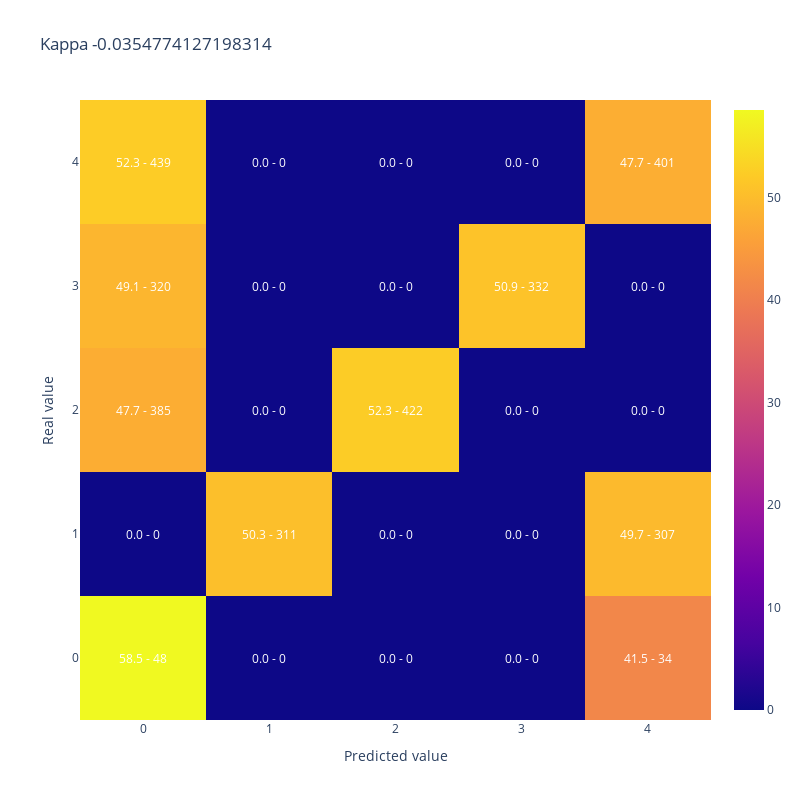

The notebook cell this image was saved under:
### Code cell
#A modo de ejemplo muestro kappa y matriz de confusion para 50% de aciertos donde los errores quedan lejos de la clase correcta
y_simulado_lejos = [y_test.iloc[sample] if random_list[sample]<50/100 else y_lejos[sample] for sample in range(len(y_test))]

display(plot_confusion_matrix(y_test,y_simulado_lejos, 
                              title = "Kappa " + str(cohen_kappa_score(y_test,y_simulado_lejos, weights = 'quadratic'))))

### Figure 1 — Plotly figure (JSON) as saved in the notebook; plotly's stock layout.template omitted (floating-point values rounded to 4 significant figures)
{"data": [{"type": "heatmap", "x": [0, 1, 2, 3, 4], "y": [0, 1, 2, 3, 4], "z": [[58.54, 0, 0, 0, 41.46], [0, 50.32, 0, 0, 49.68], [47.71, 0, 52.29, 0, 0], [49.08, 0, 0, 50.92, 0], [52.26, 0, 0, 0, 47.74]]}], "layout": {"annotations": [{"font": {"color": "white"}, "showarrow": false, "text": "58.5 - 48", "x": 0, "xref": "x", "y": 0, "yref": "y"}, {"font": {"color": "white"}, "showarrow": false, "text": "0.0 - 0", "x": 1, "xref": "x", "y": 0, "yref": "y"}, {"font": {"color": "white"}, "showarrow": false, "text": "0.0 - 0", "x": 2, "xref": "x", "y": 0, "yref": "y"}, {"font": {"color": "white"}, "showarrow": false, "text": "0.0 - 0", "x": 3, "xref": "x", "y": 0, "yref": "y"}, {"font": {"color": "white"}, "showarrow": false, "text": "41.5 - 34", "x": 4, "xref": "x", "y": 0, "yref": "y"}, {"font": {"color": "white"}, "showarrow": false, "text": "0.0 - 0", "x": 0, "xref": "x", "y": 1, "yref": "y"}, {"font": {"color": "white"}, "showarrow": false, "text": "50.3 - 311", "x": 1, "xref": "x", "y": 1, "yref": "y"}, {"font": {"color": "white"}, "showarrow": false, "text": "0.0 - 0", "x": 2, "xref": "x", "y": 1, "yref": "y"}, {"font": {"color": "white"}, "showarrow": false, "text": "0.0 - 0", "x": 3, "xref": "x", "y": 1, "yref": "y"}, {"font": {"color": "white"}, "showarrow": false, "text": "49.7 - 307", "x": 4, "xref": "x", "y": 1, "yref": "y"}, {"font": {"color": "white"}, "showarrow": false, "text": "47.7 - 385", "x": 0, "xref": "x", "y": 2, "yref": "y"}, {"font": {"color": "white"}, "showarrow": false, "text": "0.0 - 0", "x": 1, "xref": "x", "y": 2, "yref": "y"}, {"font": {"color": "white"}, "showarrow": false, "text": "52.3 - 422", "x": 2, "xref": "x", "y": 2, "yref": "y"}, {"font": {"color": "white"}, "showarrow": false, "text": "0.0 - 0", "x": 3, "xref": "x", "y": 2, "yref": "y"}, {"font": {"color": "white"}, "showarrow": false, "text": "0.0 - 0", "x": 4, "xref": "x", "y": 2, "yref": "y"}, {"font": {"color": "white"}, "showarrow": false, "text": "49.1 - 320", "x": 0, "xref": "x", "y": 3, "yref": "y"}, {"font": {"color": "white"}, "showarrow": false, "text": "0.0 - 0", "x": 1, "xref": "x", "y": 3, "yref": "y"}, {"font": {"color": "white"}, "showarrow": false, "text": "0.0 - 0", "x": 2, "xref": "x", "y": 3, "yref": "y"}, {"font": {"color": "white"}, "showarrow": false, "text": "50.9 - 332", "x": 3, "xref": "x", "y": 3, "yref": "y"}, {"font": {"color": "white"}, "showarrow": false, "text": "0.0 - 0", "x": 4, "xref": "x", "y": 3, "yref": "y"}, {"font": {"color": "white"}, "showarrow": false, "text": "52.3 - 439", "x": 0, "xref": "x", "y": 4, "yref": "y"}, {"font": {"color": "white"}, "showarrow": false, "text": "0.0 - 0", "x": 1, "xref": "x", "y": 4, "yref": "y"}, {"font": {"color": "white"}, "showarrow": false, "text": "0.0 - 0", "x": 2, "xref": "x", "y": 4, "yref": "y"}, {"font": {"color": "white"}, "showarrow": false, "text": "0.0 - 0", "x": 3, "xref": "x", "y": 4, "yref": "y"}, {"font": {"color": "white"}, "showarrow": false, "text": "47.7 - 401", "x": 4, "xref": "x", "y": 4, "yref": "y"}], "height": 800, "title": {"text": "Kappa -0.0354774127198314"}, "width": 800, "xaxis": {"title": {"text": "Predicted value"}}, "yaxis": {"title": {"text": "Real value"}}}}
